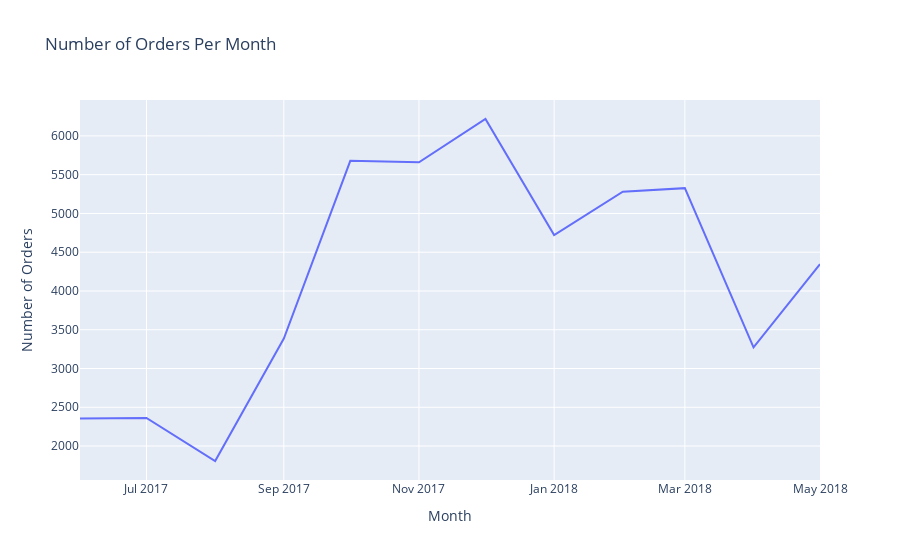

This figure's notebook cell:
### Markdown cell above
**Conclusion**

We noticed a major increase in the number of orders between the first week of August and first week of October 2017, but the highest peak happened during the forth week of November 2017. We predicted this peak to be as result of users ordering ahead of the festive period, which is December 2017. Let's have a look at the same picture in months.

[<a href="#Table-of-contents">Back to top</a>]

### Code cell
# group data by column 'month'
orders_monthly = orders.groupby(['month'])['uid'].count().reset_index()
orders_monthly = orders_monthly.rename(columns={'uid': 'num_of_order'})
display(orders_monthly)

# create a line plot for monthly orders
fig = px.line(orders_monthly, x='month', y='num_of_order',
             title='Number of Orders Per Month', 
              labels={'month': 'Month', 
                      'num_of_order': 'Number of Orders'})
fig.show()

### Figure 1 — Plotly figure (JSON) as saved in the notebook; plotly's stock layout.template omitted (floating-point values rounded to 4 significant figures)
{"data": [{"hovertemplate": "Month=%{x}<br>Number of Orders=%{y}<extra></extra>", "legendgroup": "", "line": {"color": "#636efa", "dash": "solid"}, "marker": {"symbol": "circle"}, "mode": "lines", "name": "", "orientation": "v", "showlegend": false, "type": "scatter", "x": ["2017-06", "2017-07", "2017-08", "2017-09", "2017-10", "2017-11", "2017-12", "2018-01", "2018-02", "2018-03", "2018-04", "2018-05"], "xaxis": "x", "y": [2354, 2363, 1807, 3387, 5679, 5659, 6218, 4721, 5281, 5326, 3273, 4346], "yaxis": "y"}], "layout": {"legend": {"tracegroupgap": 0}, "title": {"text": "Number of Orders Per Month"}, "xaxis": {"anchor": "y", "domain": [0, 1], "title": {"text": "Month"}}, "yaxis": {"anchor": "x", "domain": [0, 1], "title": {"text": "Number of Orders"}}}}
